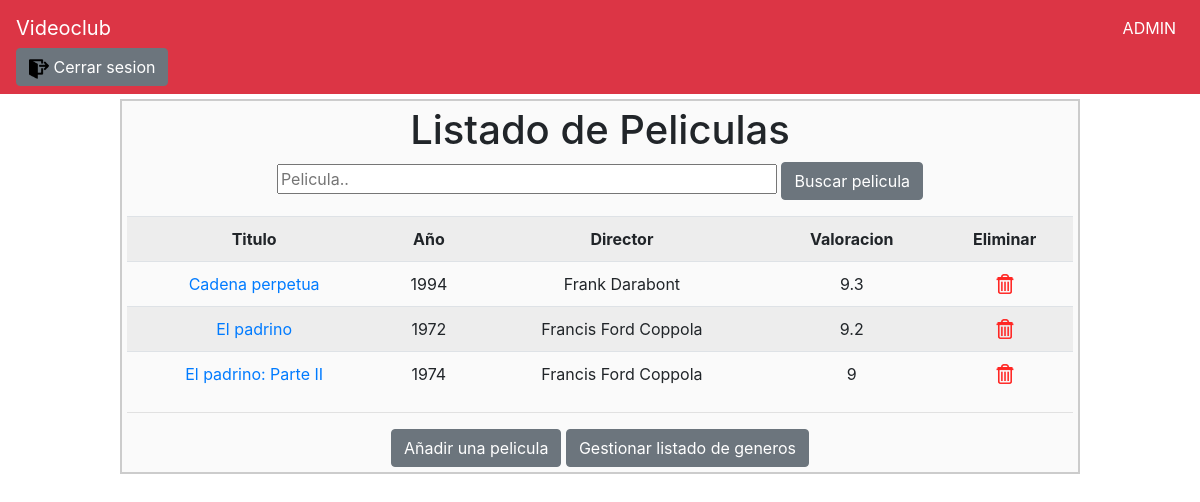
/peliculaListado.php (signed in), run on the app's committed database.
### tables this page shows
CREATE TABLE IF NOT EXISTS `pelicula` (
  `id` int(11) NOT NULL AUTO_INCREMENT,
  `titulo` varchar(50) NOT NULL,
  `director` varchar(60) NOT NULL,
  `anyo` int(11) NOT NULL,
  `valoracion` double NOT NULL,
  `genero` int(11) NOT NULL,
  `portada` varchar(200) NOT NULL,
  PRIMARY KEY (`id`),
  KEY `DIRECTOR` (`director`),
  KEY `genero` (`genero`)
);

### peliculaListado.php (the view, shortened to what this page needs)
<?php
$clausulaWhere = "";
$admin = ($_SESSION['usuario'] == 'admin');
$sql = "
           SELECT
                p.id     AS p_id,
                p.titulo AS p_titulo,
                p.director AS p_director,
                p.anyo AS p_anyo,
                p.valoracion AS p_valoracion
            FROM pelicula AS p
            $clausulaWhere
    ";
$pdo = conectarBD();
$select = $pdo->prepare($sql);
$select->execute([]);
$peliculas = $select->fetchAll();
?>
<head>
    <?php require 'partials/css.php' ?>
</head>
<body>
<?php require 'partials/navbar.php' ?>
<div id="body">
    <h1>Listado de Peliculas</h1>
    <form action="peliculaListado.php" method="post">
        <input type="text" name="busqueda" placeholder="Pelicula.." class="busqueda">
        <input type="submit" name="buscar" class="btn btn-secondary" value="Buscar pelicula">
    </form>
    <table class="table table-striped table-hover">
        <tr>
            <th>Titulo</th>
            <th>Año</th>
            <th>Director</th>
            <th>Valoracion</th>
            <?php if ($admin) { ?>
                <th>Eliminar</th>
            <?php } ?>
        </tr>
        <?php
        foreach ($peliculas as $fila) { ?>
            <tr>
                <td><a href="peliculaFicha.php?id=<?= $fila["p_id"] ?>"> <?= $fila["p_titulo"] ?> </a></td>
                <td> <?= $fila["p_anyo"] ?> </td>
                <td> <?= $fila["p_director"] ?> </td>
                <td><?= $fila["p_valoracion"] ?></td>
                <?php if ($admin) { ?>
                    <td><a href="peliculaEliminar.php?id=<?= $fila["p_id"] ?>"><img src="assets/img/delete.png"
                                                                                    width="20" height="20"></a></td>
                <?php } ?>
            </tr>
        <?php } ?>
    </table>
    <hr>
    <?php if ($admin) { ?>
        <a href="peliculaFicha.php?id=-1" class="btn btn-secondary">Añadir una pelicula</a>
        <a href="generoListado.php" class="btn btn-secondary">Gestionar listado de generos</a>
    <?php } ?>
</div>
</body>
</html>

### partials/css.php
<link rel="stylesheet" href="./assets/bootstrap/bootstrap.min.css">
<link rel="stylesheet" type="text/css" href="assets/css.css">

### partials/navbar.php
<nav class="navbar navbar-dark bg-danger">
    <a id="agenda" class="navbar-brand">Videoclub</a>
    <?php if (isset($_SESSION['usuario'])) { ?>
        <p id="usuario" class="my-2 my-sm-0 mr-sm-2"><?= $_SESSION["usuario"] ?></p>
        <a id="logout" href="logout.php" class="btn btn-secondary">
            <img src="assets/img/logout.png" width="20" height="20">
            Cerrar sesion</a>
    <?php } ?>
</nav>

### assets/css.css (style rules this page uses)
#body { background-color: #fafafa; padding: 5px; border: 2px solid #ccc; text-align: center; margin-top: 5px; margin-left: 10%; margin-right: 10%; }
table { text-align: center; }
#usuario { text-transform: uppercase; margin-left: 60em; color: white; }
#logout { text-decoration: none; }
.busqueda { width: 500px; }

### data on the page
pelicula: titulo "Cadena perpetua", anyo "1994", director "Frank Darabont", valoracion "9.3"
pelicula: titulo "El padrino", anyo "1972", director "Francis Ford Coppola", valoracion "9.2"
pelicula: titulo "El padrino: Parte II", anyo "1974", director "Francis Ford Coppola", valoracion "9"

### other printed values
$_SESSION["usuario"] "ADMIN"
